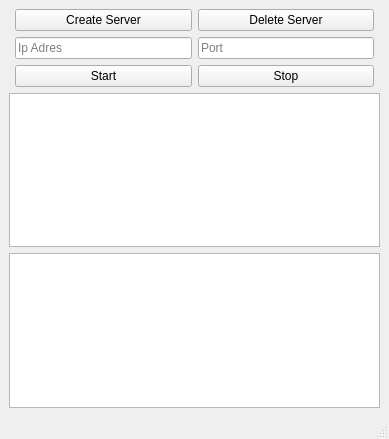
<?xml version="1.0" encoding="UTF-8"?>
<ui version="4.0">
 <class>MainWindow</class>
 <widget class="QMainWindow" name="MainWindow">
  <property name="geometry">
   <rect>
    <x>0</x>
    <y>0</y>
    <width>389</width>
    <height>439</height>
   </rect>
  </property>
  <property name="windowTitle">
   <string>Chat Server App | Maresal PRM</string>
  </property>
  <widget class="QWidget" name="centralwidget">
   <layout class="QGridLayout" name="gridLayout">
    <item row="6" column="0" colspan="4">
     <widget class="QListView" name="listView"/>
    </item>
    <item row="0" column="2">
     <widget class="QPushButton" name="pushButton_4">
      <property name="text">
       <string>Delete Server</string>
      </property>
     </widget>
    </item>
    <item row="0" column="1">
     <widget class="QPushButton" name="pushButton_3">
      <property name="text">
       <string>Create Server</string>
      </property>
     </widget>
    </item>
    <item row="4" column="1">
     <widget class="QPushButton" name="pushButton_2">
      <property name="text">
       <string>Start</string>
      </property>
     </widget>
    </item>
    <item row="3" column="1">
     <widget class="QLineEdit" name="lineEdit">
      <property name="placeholderText">
       <string>Ip Adres</string>
      </property>
     </widget>
    </item>
    <item row="4" column="2">
     <widget class="QPushButton" name="pushButton">
      <property name="text">
       <string>Stop</string>
      </property>
     </widget>
    </item>
    <item row="3" column="2">
     <widget class="QLineEdit" name="lineEdit_2">
      <property name="placeholderText">
       <string>Port</string>
      </property>
     </widget>
    </item>
    <item row="7" column="0" colspan="4">
     <widget class="QTextBrowser" name="textBrowser"/>
    </item>
   </layout>
  </widget>
  <widget class="QMenuBar" name="menubar">
   <property name="geometry">
    <rect>
     <x>0</x>
     <y>0</y>
     <width>389</width>
     <height>21</height>
    </rect>
   </property>
  </widget>
  <widget class="QStatusBar" name="statusbar"/>
 </widget>
 <resources/>
 <connections/>
</ui>
